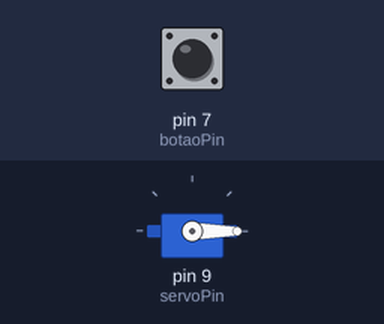
The sketch below on a simulated Arduino Uno, built with avr-gcc and run on an emulated ATmega328P. Shown: servo. The inputs (shaded band) are chosen by the test bench; at power-on: pin 7 (botaoPin) HIGH.

Above: at 1.2 s.
1.3 s: pin 7 (botaoPin) pulled LOW for 0.15 s
At 1.37 s:
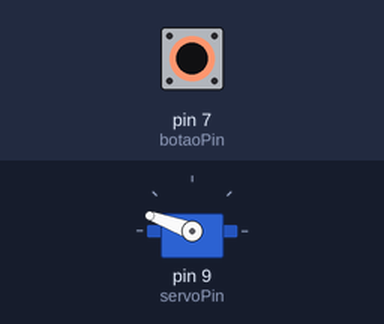
2.9 s: pin 7 (botaoPin) pulled LOW for 3.2 s
At 6.4 s:
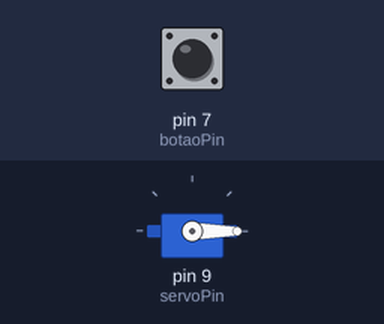
Timing chart, 0 to 7.9 s (numbered marks = the images above; inputs shaded):
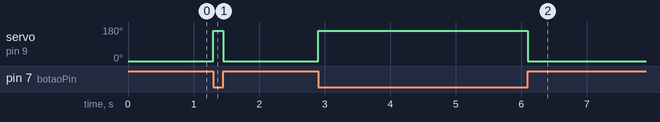

The sketch:

Bateria.ino
```cpp
#include <Servo.h>
const int botaoPin = 7;
const int servoPin = 9;

Servo servo;
int estadoBotao;

void setup(){
  pinMode(botaoPin, INPUT_PULLUP);
  servo.attach(servoPin);
  servo.write(0);
}

void loop(){
  estadoBotao = digitalRead(botaoPin);
  if(estadoBotao == LOW){
    servo.write(160);
  }else if(estadoBotao == HIGH){
    servo.write(0);
  }
}
```

Measured:
- after the input at 1.3 s, servo on pin 9 (servoPin): 0° → 160° at once, → 0° 0.15 s later
- after the input at 2.9 s, servo on pin 9 (servoPin): 0° → 160° at once, → 0° 3.2 s later
